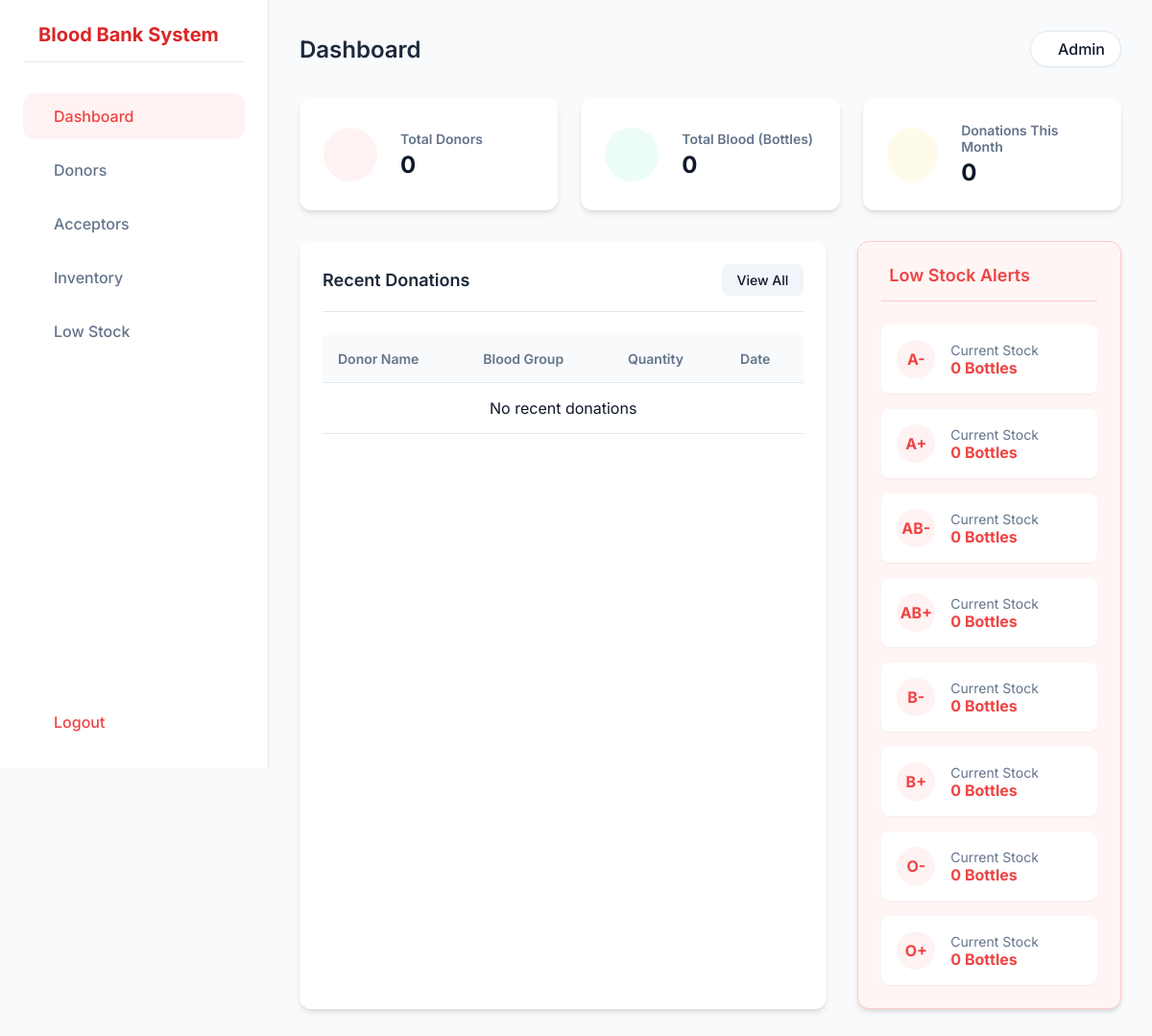
Screenshot of /dashboard.php (signed in) with the database file from the repository.
### tables this page shows
CREATE TABLE `inventory` (
  `blood_group` varchar(5) NOT NULL,
  `quantity` int(11) NOT NULL DEFAULT 0,
  `last_updated` timestamp NOT NULL DEFAULT current_timestamp() ON UPDATE current_timestamp(),
  PRIMARY KEY (`blood_group`)
);

### dashboard.php (the view, shortened to what this page needs)
<?php
require_once 'includes/db.php';
$total_donors = $conn->query("SELECT COUNT(*) as count FROM donors")->fetch_assoc()['count'];
$total_blood = $conn->query("SELECT SUM(quantity) as sum FROM inventory")->fetch_assoc()['sum'];
if(!$total_blood) $total_blood = 0;
$monthly_donations = $conn->query("SELECT SUM(quantity) as sum FROM donations WHERE MONTH(donation_date) = MONTH(CURRENT_DATE()) AND YEAR(donation_date) = YEAR(CURRENT_DATE())")->fetch_assoc()['sum'];
if(!$monthly_donations) $monthly_donations = 0;
$low_stock = $conn->query("SELECT blood_group, quantity FROM inventory WHERE quantity < 5 ORDER BY quantity ASC");
require_once 'includes/header.php';
?>
<div class="stats-grid">
    <div class="stat-card">
        <div class="stat-icon primary">
        </div>
        <div class="stat-details">
            <h3>Total Donors</h3>
            <p><?= $total_donors ?></p>
        </div>
    </div>
    <div class="stat-card">
        <div class="stat-icon success">
        </div>
        <div class="stat-details">
            <h3>Total Blood (Bottles)</h3>
            <p><?= $total_blood ?></p>
        </div>
    </div>
    <div class="stat-card">
        <div class="stat-icon warning">
        </div>
        <div class="stat-details">
            <h3>Donations This Month</h3>
            <p><?= $monthly_donations ?></p>
        </div>
    </div>
</div>
<div style="display: grid; grid-template-columns: 2fr 1fr; gap: 2rem;">
    <div class="card">
        <div class="card-header">
            <h2 style="font-size: 1.125rem;">Recent Donations</h2>
            <a href="donors.php" class="btn btn-secondary" style="padding: 0.5rem 1rem;">View All</a>
        </div>
        <div class="table-responsive">
            <table class="table">
                <thead>
                    <tr>
                        <th>Donor Name</th>
                        <th>Blood Group</th>
                        <th>Quantity</th>
                        <th>Date</th>
                    </tr>
                </thead>
                <tbody>
                    <?php
                    $recent = $conn->query("SELECT d.name, d.blood_group, dn.quantity, dn.donation_date FROM donations dn JOIN donors d ON dn.donor_id = d.id ORDER BY dn.donation_date DESC LIMIT 5");
                    ?>
                    <?php if($recent->num_rows == 0): ?>
                    <tr><td colspan="4" style="text-align: center;">No recent donations</td></tr>
                    <?php endif; ?>
                </tbody>
            </table>
        </div>
    </div>
    <div class="card" style="background: #fff5f5; border: 1px solid #fecaca;">
        <div class="card-header" style="border-bottom-color: #fecaca;">
            <h2 style="font-size: 1.125rem; color: var(--danger); display: flex; align-items: center; gap: 0.5rem;">
                <i class="ph-fill ph-warning-circle"></i> Low Stock Alerts
            </h2>
        </div>
        <div style="display: flex; flex-direction: column; gap: 1rem;">
            <?php if($low_stock->num_rows > 0): ?>
                <?php while($row = $low_stock->fetch_assoc()): ?>
                <div style="display: flex; justify-content: space-between; align-items: center; padding: 1rem; background: white; border-radius: 8px; box-shadow: var(--shadow-sm);">
                    <div style="display: flex; align-items: center; gap: 1rem;">
                        <div style="width: 40px; height: 40px; border-radius: 50%; background: #fef2f2; color: var(--danger); display: flex; align-items: center; justify-content: center; font-weight: bold;">
                            <?= $row['blood_group'] ?>
                        </div>
                        <div>
                            <p style="font-size: 0.875rem; color: var(--text-muted);">Current Stock</p>
                            <p style="font-weight: 700; color: var(--danger);"><?= $row['quantity'] ?> Bottles</p>
                        </div>
                    </div>
                </div>
                <?php endwhile; ?>
            <?php endif; ?>
        </div>
    </div>
</div>
<?php require_once 'includes/footer.php'; ?>

### includes/header.php (shortened to what this page needs)
<!DOCTYPE html>
<html lang="en">
<head>
    <link rel="stylesheet" href="assets/css/style.css">
</head>
<body>
    <div class="app-container">
        <?php include 'sidebar.php'; ?>
        <main class="main-content">
            <div class="topbar">
                <div class="topbar-title">
                    <h1>Dashboard</h1>
                </div>
                <div class="topbar-actions">
                    <div class="user-profile">
                        <span style="font-weight: 500;">Admin</span>
                    </div>
                </div>
            </div>

### includes/sidebar.php (shortened to what this page needs)
<aside class="sidebar">
    <div class="sidebar-header">
        <h2 style="font-size: 1.25rem;">Blood Bank System</h2>
    </div>
    <nav class="nav-links">
        <a href="dashboard.php" class="nav-link <?= basename($_SERVER['PHP_SELF']) == 'dashboard.php' ? 'active' : '' ?>">
            <i class="ph ph-squares-four"></i> Dashboard
        </a>
        <a href="donors.php" class="nav-link <?= basename($_SERVER['PHP_SELF']) == 'donors.php' ? 'active' : '' ?>">
            <i class="ph ph-users"></i> Donors
        </a>
        <a href="acceptors.php" class="nav-link <?= basename($_SERVER['PHP_SELF']) == 'acceptors.php' ? 'active' : '' ?>">
            <i class="ph ph-hand-heart"></i> Acceptors
        </a>
        <a href="inventory.php" class="nav-link <?= basename($_SERVER['PHP_SELF']) == 'inventory.php' ? 'active' : '' ?>">
            <i class="ph ph-stack"></i> Inventory
        </a>
        <a href="low_stock.php" class="nav-link <?= basename($_SERVER['PHP_SELF']) == 'low_stock.php' ? 'active' : '' ?>">
            <i class="ph ph-warning-circle"></i> Low Stock
        </a>
    </nav>
    <div style="margin-top: auto;">
        <a href="logout.php" class="nav-link" style="color: var(--danger);">
            <i class="ph ph-sign-out"></i> Logout
        </a>
    </div>
</aside>

### includes/footer.php (shortened to what this page needs)
        </main>
    </div>
</body>
</html>

### assets/css/style.css (style rules this page uses)
:root { --primary: #ef4444; --primary-light: #f87171; --primary-dark: #dc2626; --secondary: #1e293b; --background: #f8fafc; --surface: #ffffff; --text-main: #0f172a; --text-muted: #64748b; --border: #e2e8f0; --success: #10b981; --warning: #f59e0b; --danger: #ef4444; --radius: 12px; --shadow-sm: 0 1px 2px 0 rgb(0 0 0 / 0.05); --shadow: 0 4px 6px -1px rgb(0 0 0 / 0.1), 0 2px 4px -2px rgb(0 0 0 / 0.1); --shadow-lg: 0 10px 15px -3px rgb(0 0 0 / 0.1), 0 4px 6px -4px rgb(0 0 0 / 0.1); --transition: all 0.3s cubic-bezier(0.4, 0, 0.2, 1); }
* { margin: 0; padding: 0; box-sizing: border-box; font-family: 'Inter', sans-serif; }
body { background-color: var(--background); color: var(--text-main); display: flex; min-height: 100vh; overflow-x: hidden; }
h1, h2, h3, h4, h5, h6 { color: var(--secondary); font-weight: 600; }
a { text-decoration: none; color: inherit; }
.app-container { display: flex; width: 100%; }
.sidebar { width: 280px; background-color: var(--surface); border-right: 1px solid var(--border); display: flex; flex-direction: column; padding: 1.5rem; position: fixed; height: 100vh; transition: var(--transition); z-index: 50; }
.sidebar-header { display: flex; align-items: center; gap: 1rem; margin-bottom: 2rem; padding-bottom: 1rem; border-bottom: 1px solid var(--border); }
.sidebar-header h2 { font-size: 1.25rem; font-weight: 700; color: var(--primary-dark); }
.nav-links { display: flex; flex-direction: column; gap: 0.5rem; flex: 1; }
.nav-link { display: flex; align-items: center; gap: 1rem; padding: 0.875rem 1rem; border-radius: var(--radius); color: var(--text-muted); font-weight: 500; transition: var(--transition); }
.nav-link:hover, .nav-link.active { background-color: #fef2f2; color: var(--primary); }
.main-content { flex: 1; margin-left: 280px; padding: 2rem; transition: var(--transition); }
.topbar { display: flex; justify-content: space-between; align-items: center; margin-bottom: 2rem; }
.topbar-title h1 { font-size: 1.5rem; }
.topbar-actions { display: flex; align-items: center; gap: 1rem; }
.user-profile { display: flex; align-items: center; gap: 0.75rem; background: var(--surface); padding: 0.5rem 1rem; border-radius: 50px; border: 1px solid var(--border); box-shadow: var(--shadow-sm); }
.stats-grid { display: grid; grid-template-columns: repeat(auto-fit, minmax(240px, 1fr)); gap: 1.5rem; margin-bottom: 2rem; }
.stat-card { background: var(--surface); padding: 1.5rem; border-radius: var(--radius); box-shadow: var(--shadow); display: flex; align-items: center; gap: 1.5rem; transition: var(--transition); border: 1px solid transparent; }
.stat-icon { width: 56px; height: 56px; border-radius: 50%; display: flex; align-items: center; justify-content: center; font-size: 1.5rem; }
.stat-icon.primary { background: #fef2f2; color: var(--primary); }
.stat-icon.success { background: #ecfdf5; color: var(--success); }
.stat-icon.warning { background: #fffbeb; color: var(--warning); }
.stat-details h3 { font-size: 0.875rem; color: var(--text-muted); margin-bottom: 0.25rem; }
.stat-details p { font-size: 1.5rem; font-weight: 700; color: var(--text-main); }
.card { background: var(--surface); border-radius: var(--radius); box-shadow: var(--shadow); padding: 1.5rem; margin-bottom: 2rem; }
.card-header { display: flex; justify-content: space-between; align-items: center; margin-bottom: 1.5rem; border-bottom: 1px solid var(--border); padding-bottom: 1rem; }
.btn { display: inline-flex; align-items: center; justify-content: center; gap: 0.5rem; padding: 0.75rem 1.5rem; border-radius: 8px; font-weight: 500; font-size: 0.875rem; cursor: pointer; transition: var(--transition); border: none; outline: none; }
.btn-secondary { background: #f1f5f9; color: var(--text-main); }
.table-responsive { overflow-x: auto; }
.table { width: 100%; border-collapse: collapse; }
.table th, .table td { padding: 1rem; text-align: left; border-bottom: 1px solid var(--border); }
.table th { font-weight: 600; color: var(--text-muted); font-size: 0.875rem; background: #f8fafc; }
.table tbody tr { transition: var(--transition); }

### rows the page displays
inventory: blood_group "A-", quantity "0"
inventory: blood_group "A+", quantity "0"
inventory: blood_group "AB-", quantity "0"
inventory: blood_group "AB+", quantity "0"
inventory: blood_group "B-", quantity "0"
inventory: blood_group "B+", quantity "0"
inventory: blood_group "O-", quantity "0"
inventory: blood_group "O+", quantity "0"

### other values shown
$total_donors "0"
$total_blood "0"
$monthly_donations "0"
